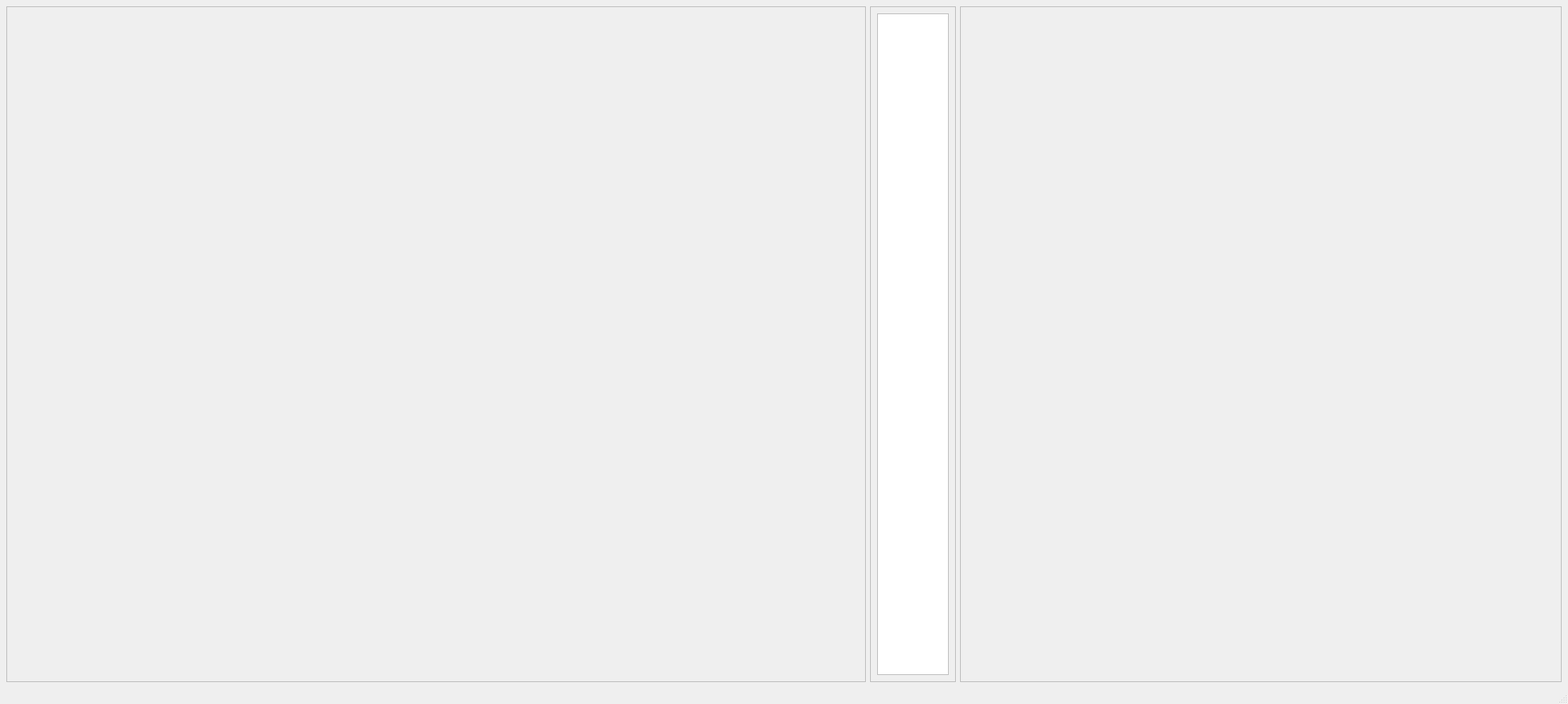
<?xml version="1.0" encoding="UTF-8"?>
<ui version="4.0">
 <class>PriPythonWindow</class>
 <widget class="QMainWindow" name="PriPythonWindow">
  <property name="geometry">
   <rect>
    <x>0</x>
    <y>0</y>
    <width>2213</width>
    <height>994</height>
   </rect>
  </property>
  <property name="windowTitle">
   <string>MainWindow</string>
  </property>
  <widget class="QWidget" name="centralwidget">
   <layout class="QHBoxLayout" name="horizontalLayout" stretch="10,1,7">
    <item>
     <widget class="QFrame" name="fm_canvas">
      <property name="frameShape">
       <enum>QFrame::StyledPanel</enum>
      </property>
      <property name="frameShadow">
       <enum>QFrame::Raised</enum>
      </property>
     </widget>
    </item>
    <item>
     <widget class="QFrame" name="frame_2">
      <property name="frameShape">
       <enum>QFrame::StyledPanel</enum>
      </property>
      <property name="frameShadow">
       <enum>QFrame::Raised</enum>
      </property>
      <layout class="QVBoxLayout" name="verticalLayout">
       <item>
        <widget class="QListWidget" name="lw_layers"/>
       </item>
      </layout>
     </widget>
    </item>
    <item>
     <widget class="QFrame" name="fm_edit_page">
      <property name="frameShape">
       <enum>QFrame::StyledPanel</enum>
      </property>
      <property name="frameShadow">
       <enum>QFrame::Raised</enum>
      </property>
     </widget>
    </item>
   </layout>
  </widget>
  <widget class="QMenuBar" name="menubar">
   <property name="geometry">
    <rect>
     <x>0</x>
     <y>0</y>
     <width>2213</width>
     <height>20</height>
    </rect>
   </property>
  </widget>
  <widget class="QStatusBar" name="statusbar"/>
 </widget>
 <resources/>
 <connections/>
</ui>
